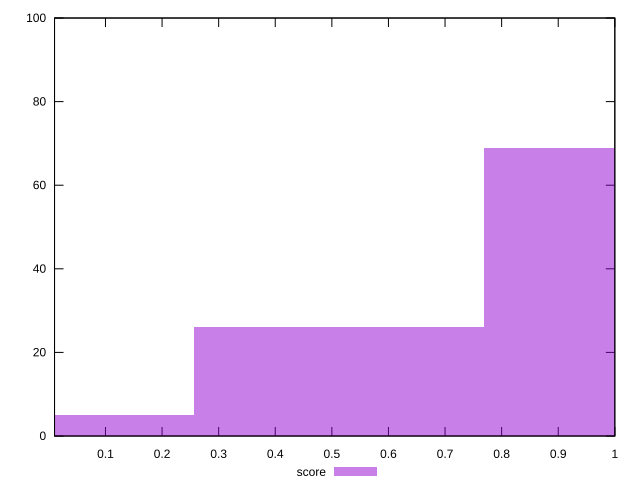

Here is the gnuplot script that generated this plot:
reset

$score <<EOF
1.0240254964367215 69
0.5120127482183607 26
0 5
EOF

set key outside below
set boxwidth 0.5120127482183607
set xrange [0.01:1]
set yrange [0:100]
set trange [0:100]
set style fill transparent solid 0.5 noborder
set terminal svg size 640, 490 enhanced background rgb 'white'
set output "report_00013_2021-02-09T12-04-24.940Z/total-blocking-time/samples/pages+cached+noadtech+nomedia+nocss/score/histogram.svg"

plot $score title "score" with boxes

reset
